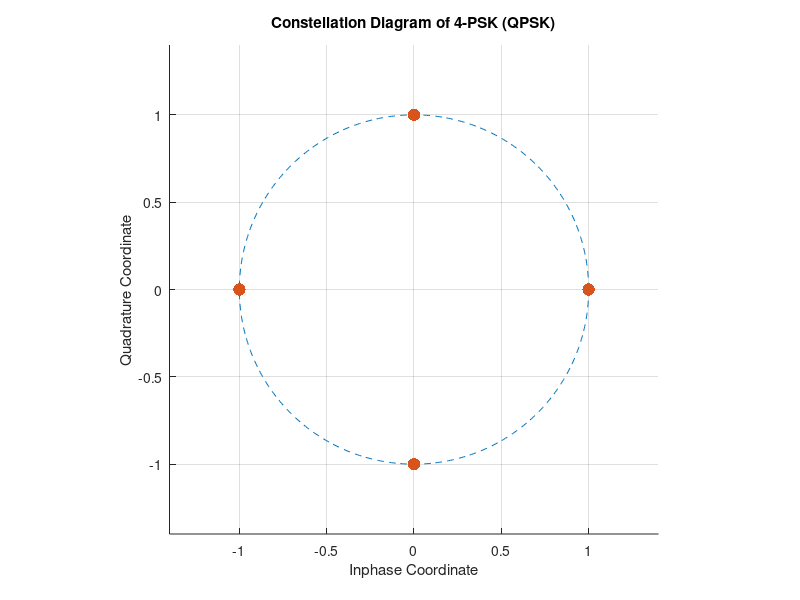
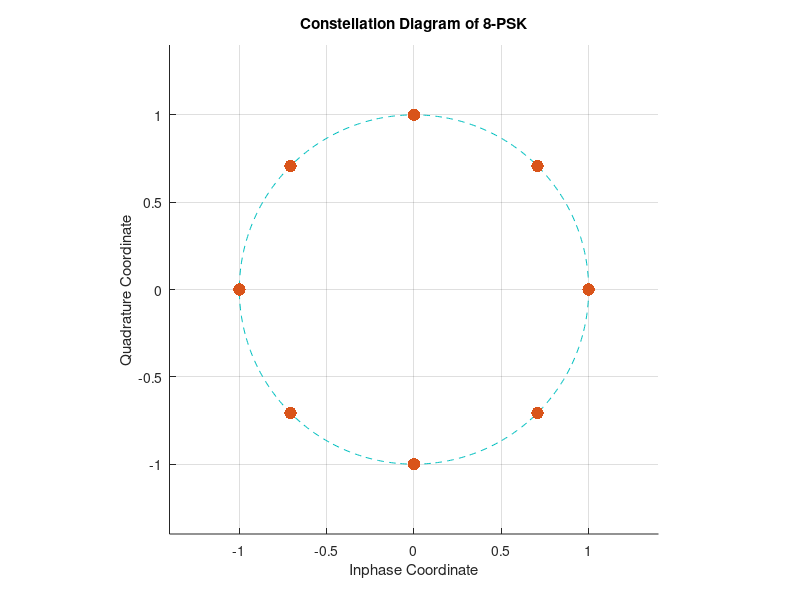
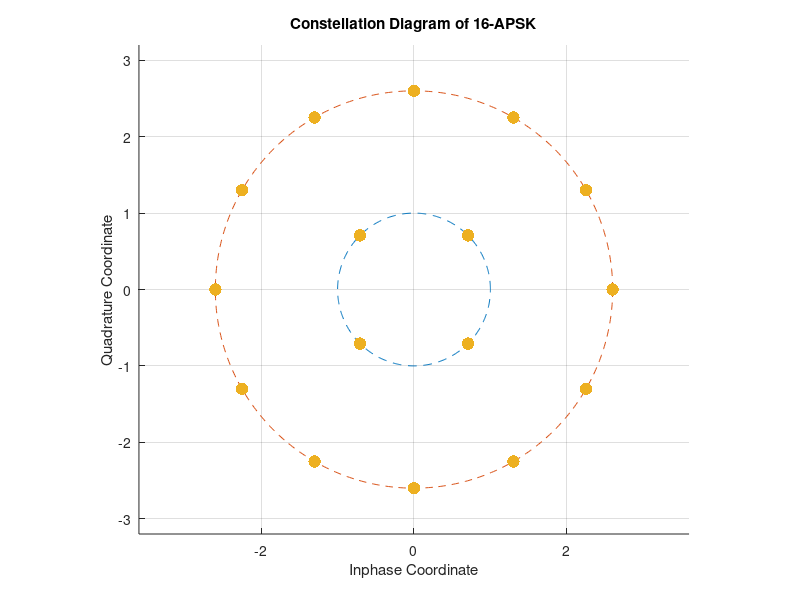
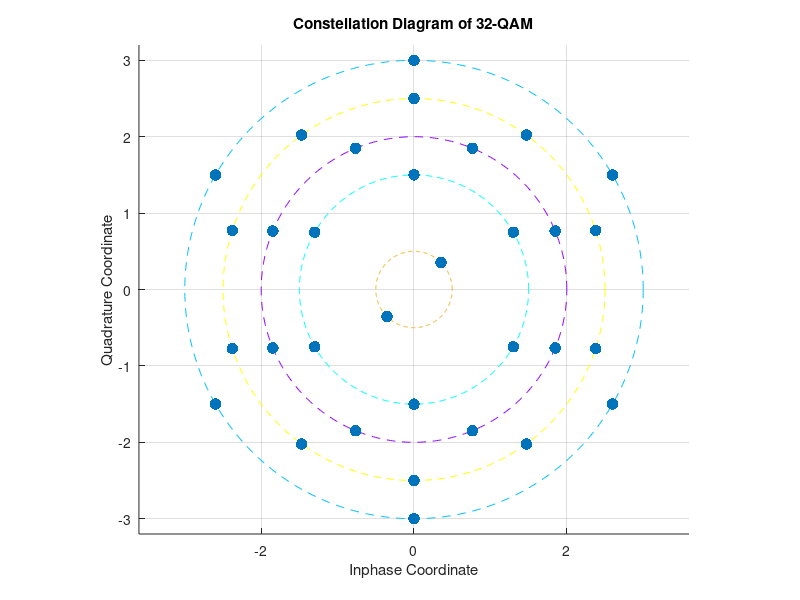

The MATLAB script that drew these images, in order: (Note: this script raises an error after producing the figures.)
clc; clear; close all;
L = 100;
rng(42);

%% --- Q1: Define Constellation Symbols ---

k_qpsk = 2; M_qpsk = 4;
ang = (0:3)*2*pi/4;
S_qpsk = round([cos(ang); sin(ang)]*1e10)/1e10;            % QPSK: 4 pts on axes

k_8psk = 3; M_8psk = 8;
ang = (0:7)*2*pi/8;
S_8psk = round([cos(ang); sin(ang)]*1e10)/1e10;            % 8-PSK: 8 equally spaced pts

k_16apsk = 4; M_16apsk = 16;
r1=1.0; r2=2.6;
ai = pi/4+(0:3)*pi/2; ao = pi/2+(0:11)*2*pi/12;
S_16apsk = [r1*cos(ai),r2*cos(ao); r1*sin(ai),r2*sin(ao)]; % 16-APSK: inner 4 + outer 12

k_32qam = 5; M_32qam = 32;
p1=0.5*[cos([pi/4,5*pi/4]);sin([pi/4,5*pi/4])];
p2=1.5*[cos(pi/6+(0:5)*2*pi/6);sin(pi/6+(0:5)*2*pi/6)];
p3=2.0*[cos(pi/8+(0:7)*2*pi/8);sin(pi/8+(0:7)*2*pi/8)];
p4=2.5*[cos(pi/10+(0:9)*2*pi/10);sin(pi/10+(0:9)*2*pi/10)];
p5=3.0*[cos(pi/6+(0:5)*2*pi/6);sin(pi/6+(0:5)*2*pi/6)];
S_32qam = [p1,p2,p3,p4,p5];                                % 32-QAM: 5 concentric rings

S_all = {S_qpsk, S_8psk, S_16apsk, S_32qam};
k_all = [k_qpsk, k_8psk, k_16apsk, k_32qam];
M_all = [M_qpsk, M_8psk, M_16apsk, M_32qam];
names  = {'QPSK (k=2)','8-PSK (k=3)','16-APSK (k=4)','32-QAM (k=5)'};
titles = {'Constellation Diagram of 4-PSK (QPSK)','Constellation Diagram of 8-PSK',...
          'Constellation Diagram of 16-APSK','Constellation Diagram of 32-QAM'};

%% --- Q1: Plot Constellation Diagrams ---
th = linspace(0,2*pi,500);

figure; hold on; grid on; axis equal;
plot(cos(th),sin(th),'--','Color',[0 0.45 0.74]);
scatter(S_qpsk(1,:),S_qpsk(2,:),80,[0.85 0.33 0.10],'filled');
xlabel('Inphase Coordinate'); ylabel('Quadrature Coordinate'); title(titles{1});
xlim([-1.4 1.4]); ylim([-1.4 1.4]);

figure; hold on; grid on; axis equal;
plot(cos(th),sin(th),'--','Color',[0 0.75 0.75]);
scatter(S_8psk(1,:),S_8psk(2,:),80,[0.85 0.33 0.10],'filled');
xlabel('Inphase Coordinate'); ylabel('Quadrature Coordinate'); title(titles{2});
xlim([-1.4 1.4]); ylim([-1.4 1.4]);

figure; hold on; grid on; axis equal;
plot(r1*cos(th),r1*sin(th),'--','Color',[0 0.45 0.74]);
plot(r2*cos(th),r2*sin(th),'--','Color',[0.85 0.33 0.10]);
scatter(S_16apsk(1,:),S_16apsk(2,:),80,[0.93 0.69 0.13],'filled');
xlabel('Inphase Coordinate'); ylabel('Quadrature Coordinate'); title(titles{3});
xlim([-3.6 3.6]); ylim([-3.2 3.2]);

figure; hold on; grid on; axis equal;
cc={[0.93 0.69 0.13],[0 1 1],[0.56 0 1],[1 1 0],[0 0.75 1]};
radii=[0.5,1.5,2.0,2.5,3.0];
for r=1:5, plot(radii(r)*cos(th),radii(r)*sin(th),'--','Color',cc{r}); end
scatter(S_32qam(1,:),S_32qam(2,:),70,[0 0.45 0.74],'filled');
xlabel('Inphase Coordinate'); ylabel('Quadrature Coordinate'); title(titles{4});
xlim([-3.6 3.6]); ylim([-3.2 3.2]);

%% --- Q1: Symbol Energy and Energy Per Bit ---
Eb_all = zeros(1,4);
for s = 1:4
    Esym      = sum(S_all{s}.^2, 1);           % Esym_m = si^2 + sq^2
    Es        = mean(Esym);                     % average symbol energy Es_bar
    Eb_all(s) = Es / k_all(s);                 % energy per bit Eb = Es_bar / k
    fprintf('%s: Es_bar=%.4f, Eb=%.4f\n', names{s}, Es, Eb_all(s));
end

%% --- Q1: Generate k*L Bits, Map to Symbols, Convert to Complex ---
S_cpx  = cell(1,4);
sl_all = cell(1,4);
isym_all = cell(1,4);                                       % store true symbol indices for Q3
for s = 1:4
    k        = k_all(s);
    bits     = randi([0 1],1,k*L);                          % k*L Bernoulli(0.5) bits
    blocks   = reshape(bits,k,L);                           % L parallel k-bit blocks
    isym     = blocks'*(2.^(k-1:-1:0))'+1;
    isym     = isym(:)';                                    % 1xL symbol indices
    sl_all{s}   = S_all{s}(:,isym);                        % 2xL transmitted symbol vectors
    isym_all{s} = isym;
    S_cpx{s}    = sl_all{s}(1,:) + 1j*sl_all{s}(2,:);     % complex baseband symbols
end

%% --- Q1: Squared Magnitude Spectrum (baseband, centred at 0 Hz) ---
figure;
for s = 1:4
    NFFT = 1024;
    mag2 = abs(fftshift(fft(S_cpx{s},NFFT))).^2;           % |FFT|^2
    f    = (-NFFT/2:NFFT/2-1)/NFFT;
    subplot(2,2,s);
    plot(f,10*log10(mag2+1e-12),'b'); grid on;
    xlabel('Normalised Frequency'); ylabel('|S(f)|^2 (dB)'); title(names{s});
end
sgtitle('Baseband Magnitude Spectra');

%% --- Q2: AWGN Channel ---
EbN0_dB  = 10;
EbN0_lin = 10^(0.1*EbN0_dB);                               % dB to linear

nl_all = cell(1,4);
for s = 1:4
    sig2      = 0.5*Eb_all(s)/EbN0_lin;                    % sig^2 = 0.5*Eb/(Eb/N0)lin
    sig       = sqrt(sig2);
    ni        = sig*randn(1,L);                             % I-channel noise
    nq        = sig*randn(1,L);                             % Q-channel noise
    fprintf('%s: req sig^2=%.4f, var(ni)=%.4f, var(nq)=%.4f\n',names{s},sig2,var(ni),var(nq));
    nl_all{s} = [ni; nq];                                   % 2xL noise vectors nl=[ni_l; nq_l]
end

%% --- Q3: Demodulator ---
EbN0_dB_vals = [0, 6, 12];                                 % scatter at 0, 6, 12 dB

for s = 1:4
    S  = S_all{s};
    sl = sl_all{s};
    Eb = Eb_all(s);

    % scatter plot: received cloud superimposed on transmitted symbols
    figure;
    for v = 1:3
        sig_v = sqrt(0.5*Eb / 10^(0.1*EbN0_dB_vals(v)));
        rl_v  = sl + [sig_v*randn(1,L); sig_v*randn(1,L)]; % rl = sl + nl
        subplot(1,3,v); hold on; grid on; axis equal;
        scatter(rl_v(1,:),rl_v(2,:),20,'b','filled');       % received
        scatter(sl(1,:),sl(2,:),40,'r','filled');            % transmitted
        xlabel('I'); ylabel('Q');
        title(sprintf('%s Eb/N0=%ddB',names{s},EbN0_dB_vals(v)));
        legend('Received','Transmitted','Location','best');
    end
    sgtitle(['Scatter Diagram - ',names{s}]);

    % min-distance detection with noise disabled: verify 0 errors
    detected = zeros(1,L);
    for l = 1:L
        [~,detected(l)] = min(sum((S - sl(:,l)).^2, 1));   % closest constellation point
    end
    fprintf('%s (no noise): errors = %d/%d\n',names{s},sum(detected ~= isym_all{s}),L);
end

%% --- Q4: Monte-Carlo Simulator ---
Nsim         = 1e4;
EbN0_sim_vec = 0:1:10;                                      % simulation: 0 to 10 dB, 1 dB steps
EbN0_th_vec  = 0:0.1:15;                                    % theory: 0 to 15 dB, 0.1 dB steps (smooth)
Nneighbor    = [2, 2, 2, 4];                                % nearest neighbours (spec: 2 for PSK/APSK, 4 for QAM)
plot_titles  = {'Symbol Error Probability for QPSK',  'Symbol Error Probability for 8-PSK',...
                'Symbol Error Probability for 16-APSK','Symbol Error Probability for 32-QAM'};
save_names   = {'symbErrPlotQPSK.jpg','symbErrPlot8PSK.jpg',...
                'symbErrPlot16APSK.jpg','symbErrPlot32QAM.jpg'};

for s = 1:4
    S  = S_all{s};
    k  = k_all(s);
    M  = M_all(s);
    Eb = Eb_all(s);
    Nn = Nneighbor(s);

    % minimum Euclidean distance d between any pair of symbols
    % for 32-QAM (s==4) d_min from rings with spacing 1.0 for correct SER
    if s==4, d_min_override = 1.0; else, d_min_override = []; end
    d_min = Inf;
    for m1 = 1:M
        for m2 = m1+1:M
            d_min = min(d_min, sqrt(sum((S(:,m1)-S(:,m2)).^2)));
        end
    end
    if ~isempty(d_min_override), d_min = d_min_override; end  % use normalised d for theory

    % theoretical SER on fine grid (smooth curve): Q(x) = erfc(x/sqrt(2))/2
    Psym_theory = zeros(1,length(EbN0_th_vec));
    for ii = 1:length(EbN0_th_vec)
        N0_i            = Eb / 10^(0.1*EbN0_th_vec(ii));   % N0 = Eb/(Eb/N0)
        Psym_theory(ii) = Nn * 0.5*erfc(sqrt(d_min^2/(2*N0_i))/sqrt(2));
    end

    % Monte-Carlo simulation on integer dB grid
    Psym_sim = zeros(1,length(EbN0_sim_vec));
    for ii = 1:length(EbN0_sim_vec)
        sig_i   = sqrt(0.5*Eb / 10^(0.1*EbN0_sim_vec(ii)));
        err_sum = 0;
        for t = 1:Nsim
            bits_t   = randi([0 1],1,k*L);
            blocks_t = reshape(bits_t,k,L);
            isym_t   = blocks_t'*(2.^(k-1:-1:0))'+1;
            isym_t   = isym_t(:)';                          % 1xL
            sl_t     = S(:,isym_t);
            rl_t     = sl_t + [sig_i*randn(1,L); sig_i*randn(1,L)]; % add AWGN
            det_t    = zeros(1,L);
            for l = 1:L
                [~,det_t(l)] = min(sum((S - rl_t(:,l)).^2,1)); % min-distance detect
            end
            err_sum = err_sum + sum(det_t ~= isym_t);
        end
        Psym_sim(ii) = err_sum/(Nsim*L);                   % average SER over Nsim trials
    end

    % plot: simulation dots first, theory smooth line second (matches spec example order)
    figure('Position',[100 100 600 450]);
    semilogy(EbN0_sim_vec, Psym_sim,    'r:o', 'LineWidth',1.5,'MarkerFaceColor','r','MarkerSize',7); hold on;
    semilogy(EbN0_th_vec,  Psym_theory, 'b-',  'LineWidth',2);
    grid on;
    legend('Simulation','Theory \propto Q(d/2\sigma_n)','Location','southwest');
    title(plot_titles{s},'FontWeight','bold');
    ylabel('Symbol Error Rate'); xlabel('Eb/No in dB');
    xlim([0 10]);
    saveas(gcf, save_names{s}, 'jpg');
end
